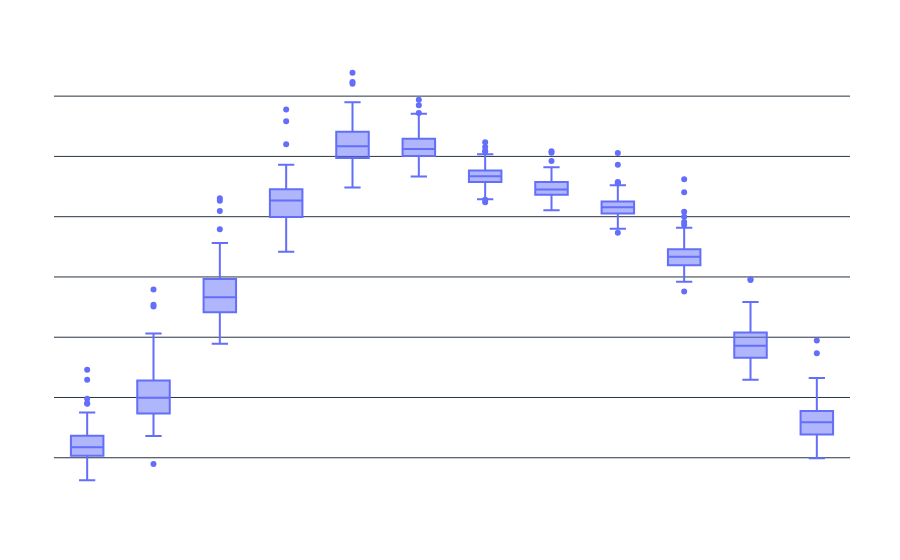

This figure's notebook cell:
### Code cell
# box plot for monthly temperature distribution
fig_box = px.box(weather_data_long, x='month', y='value', title='Monthly Temperature Distribution')

# Update the layout for better styling and analysis
fig_box.update_layout(
    xaxis_title='Month',
    yaxis_title='Temperature (°C)',
    template='plotly_dark',
    boxmode='group',
    xaxis=dict(
        tickmode='array',
        tickvals=['JAN', 'FEB', 'MAR', 'APR', 'MAY', 'JUN', 'JUL', 'AUG', 'SEP', 'OCT', 'NOV', 'DEC'],
        ticktext=['January', 'February', 'March', 'April', 'May', 'June', 'July', 'August', 'September', 'October', 'November', 'December']
    ),
    yaxis=dict(
        title='Temperature (°C)',
        zeroline=True,
        zerolinewidth=2,
        zerolinecolor='white'
    ),
    title=dict(
        text='Monthly Temperature Distribution',
        font=dict(size=24, color='white')
    ),
    font=dict(
        family='Arial, sans-serif',
        size=14,
        color='white'
    ),
    plot_bgcolor='rgba(0,0,0,0)',
    paper_bgcolor='rgba(0,0,0,0)',
    margin=dict(l=50, r=50, t=50, b=50)
)

fig_box.show()

### Figure 1 — Plotly figure (JSON) as saved in the notebook; plotly's stock layout.template omitted (floating-point values rounded to 4 significant figures; data arrays with more than 128 entries replaced by an {"elided": "..."} marker saying what was removed)
{"data": [{"alignmentgroup": "True", "hovertemplate": "month=%{x}<br>value=%{y}<extra></extra>", "legendgroup": "", "marker": {"color": "#636efa"}, "name": "", "notched": false, "offsetgroup": "", "orientation": "v", "showlegend": false, "type": "box", "x": {"elided": "1404 str values"}, "x0": " ", "xaxis": "x", "y": {"elided": "1404 float values"}, "y0": " ", "yaxis": "y"}], "layout": {"boxmode": "group", "font": {"color": "white", "family": "Arial, sans-serif", "size": 14}, "legend": {"tracegroupgap": 0}, "margin": {"b": 50, "l": 50, "r": 50, "t": 50}, "paper_bgcolor": "rgba(0,0,0,0)", "plot_bgcolor": "rgba(0,0,0,0)", "title": {"font": {"color": "white", "size": 24}, "text": "Monthly Temperature Distribution"}, "xaxis": {"anchor": "y", "domain": [0, 1], "tickmode": "array", "ticktext": ["January", "February", "March", "April", "May", "June", "July", "August", "September", "October", "November", "December"], "tickvals": ["JAN", "FEB", "MAR", "APR", "MAY", "JUN", "JUL", "AUG", "SEP", "OCT", "NOV", "DEC"], "title": {"text": "Month"}}, "yaxis": {"anchor": "x", "domain": [0, 1], "title": {"text": "Temperature (°C)"}, "zeroline": true, "zerolinecolor": "white", "zerolinewidth": 2}}}
